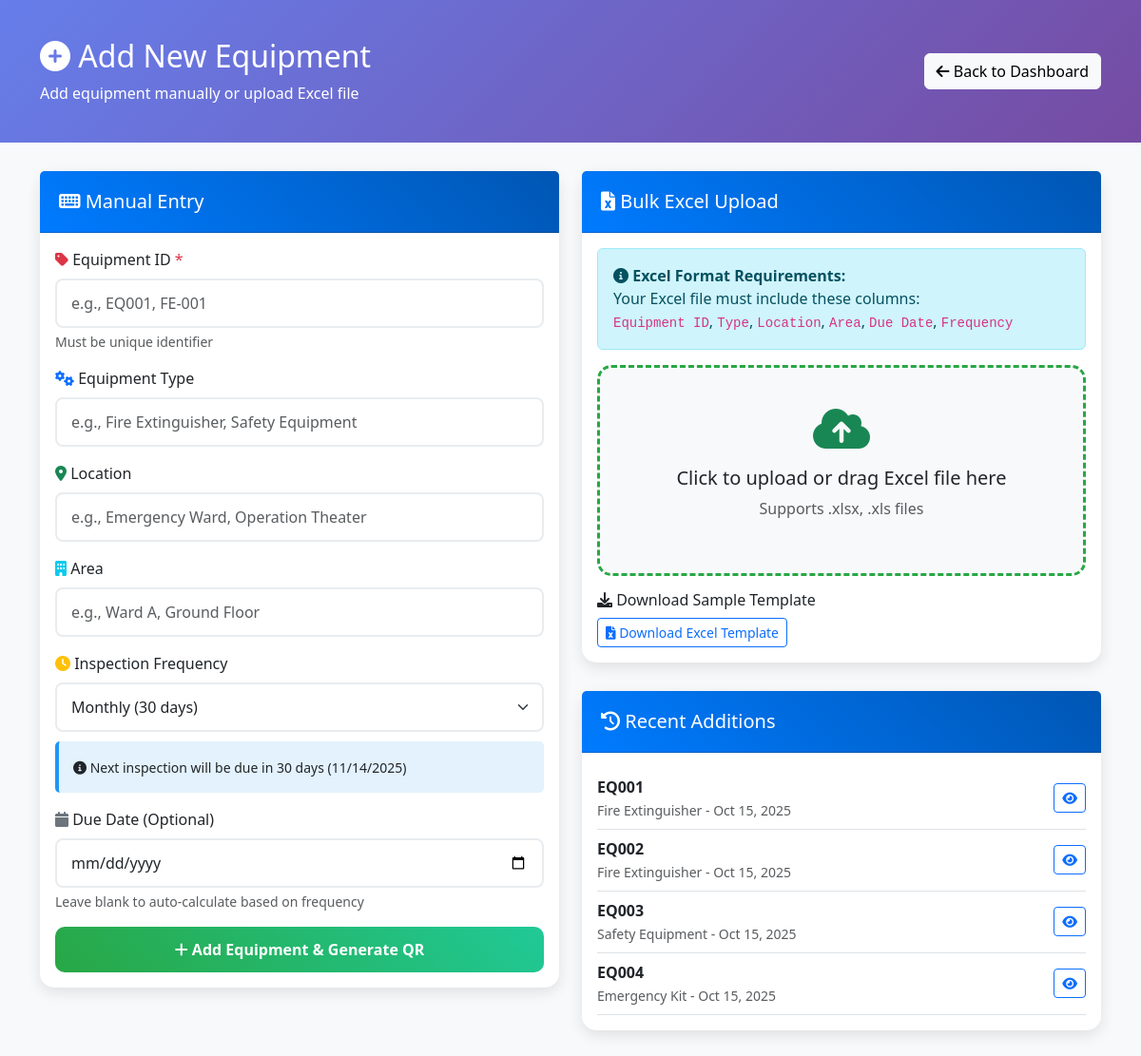
/add-equipment.php, run on the app's committed database.
### tables this page shows
CREATE TABLE equipments (
    id INT AUTO_INCREMENT PRIMARY KEY,
    equipment_id VARCHAR(50) NOT NULL UNIQUE,
    type VARCHAR(100),
    location VARCHAR(100),
    area VARCHAR(100),
    frequency VARCHAR(20),          
    due_date DATE NOT NULL,
    created_at DATETIME DEFAULT CURRENT_TIMESTAMP,
    updated_at DATETIME DEFAULT CURRENT_TIMESTAMP
);

### config.php (called while the page is built, shortened)
<?php
class Database {
    private $connection;
    public function __construct() {
        try {
            $this->connection = new PDO(
                "mysql:host=" . DB_HOST . ";dbname=" . DB_NAME,
                DB_USER,
                DB_PASS,
                [
                    PDO::ATTR_ERRMODE => PDO::ERRMODE_EXCEPTION,
                    PDO::ATTR_DEFAULT_FETCH_MODE => PDO::FETCH_ASSOC
                ]
            );
        } catch(PDOException $e) {
            die("Connection failed: " . $e->getMessage());
        }
    }
    public function query($sql, $params = []) {
        $stmt = $this->connection->prepare($sql);
        $stmt->execute($params);
        return $stmt;
    }
    public function fetchAll($sql, $params = []) {
        return $this->query($sql, $params)->fetchAll();
    }
}
function formatDate($date) {
    return date('M d, Y', strtotime($date));
}
$db = new Database();
?>

### add-equipment.php (the view, shortened to what this page needs)
<?php
require_once 'config.php';
?>
<!DOCTYPE html>
<html lang="en">
<head>
    <link href="https://cdn.jsdelivr.net/npm/bootstrap@5.3.0/dist/css/bootstrap.min.css" rel="stylesheet">
    <link href="https://cdnjs.cloudflare.com/ajax/libs/font-awesome/6.0.0/css/all.min.css" rel="stylesheet">
</head>
<body>
    <div class="page-header">
        <div class="container">
            <div class="row align-items-center">
                <div class="col-md-6">
                    <h2><i class="fas fa-plus-circle"></i> Add New Equipment</h2>
                    <p class="mb-0">Add equipment manually or upload Excel file</p>
                </div>
                <div class="col-md-6 text-md-end">
                    <a href="index.php" class="btn btn-light">
                        <i class="fas fa-arrow-left"></i> Back to Dashboard
                    </a>
                </div>
            </div>
        </div>
    </div>
    <div class="container">
        <div class="row">
            <div class="col-lg-6">
                <div class="add-card card">
                    <div class="card-header">
                        <h5 class="mb-0"><i class="fas fa-keyboard"></i> Manual Entry</h5>
                    </div>
                    <div class="card-body">
                        <form method="POST" action="" id="manualForm">
                            <div class="mb-3">
                                <label for="equipment_id" class="form-label">
                                    <i class="fas fa-tag text-danger"></i> Equipment ID <span class="text-danger">*</span>
                                </label>
                                <input type="text" class="form-control" id="equipment_id" name="equipment_id"
                                       placeholder="e.g., EQ001, FE-001" required>
                                <div class="form-text">Must be unique identifier</div>
                            </div>
                            <div class="mb-3">
                                <label for="type" class="form-label">
                                    <i class="fas fa-cogs text-primary"></i> Equipment Type
                                </label>
                                <input type="text" class="form-control" id="type" name="type"
                                       placeholder="e.g., Fire Extinguisher, Safety Equipment">
                            </div>
                            <div class="mb-3">
                                <label for="location" class="form-label">
                                    <i class="fas fa-map-marker-alt text-success"></i> Location
                                </label>
                                <input type="text" class="form-control" id="location" name="location"
                                       placeholder="e.g., Emergency Ward, Operation Theater">
                            </div>
                            <div class="mb-3">
                                <label for="area" class="form-label">
                                    <i class="fas fa-building text-info"></i> Area
                                </label>
                                <input type="text" class="form-control" id="area" name="area"
                                       placeholder="e.g., Ward A, Ground Floor">
                            </div>
                            <div class="mb-3">
                                <label for="frequency" class="form-label">
                                    <i class="fas fa-clock text-warning"></i> Inspection Frequency
                                </label>
                                <select class="form-select" id="frequency" name="frequency" onchange="updateDueDate()">
                                    <option value="Monthly" selected>Monthly (30 days)</option>
                                </select>
                                <div class="frequency-info">
                                    <small><i class="fas fa-info-circle"></i>
                                    <span id="frequency-text">Next inspection will be due in 30 days from today</span>
                                    </small>
                                </div>
                            </div>
                            <div class="mb-3">
                                <label for="due_date" class="form-label">
                                    <i class="fas fa-calendar text-secondary"></i> Due Date (Optional)
                                </label>
                                <input type="date" class="form-control" id="due_date" name="due_date">
                                <div class="form-text">Leave blank to auto-calculate based on frequency</div>
                            </div>
                            <button type="submit" class="btn btn-add w-100">
                                <i class="fas fa-plus"></i> Add Equipment & Generate QR
                            </button>
                        </form>
                    </div>
                </div>
            </div>
            <div class="col-lg-6">
                <div class="add-card card">
                    <div class="card-header">
                        <h5 class="mb-0"><i class="fas fa-file-excel"></i> Bulk Excel Upload</h5>
                    </div>
                    <div class="card-body">
                        <div class="alert alert-info">
                            <i class="fas fa-info-circle"></i>
                            <strong>Excel Format Requirements:</strong><br>
                            Your Excel file must include these columns:<br>
                            <code>Equipment ID</code>, <code>Type</code>, <code>Location</code>,
                            <code>Area</code>, <code>Due Date</code>, <code>Frequency</code>
                        </div>
                        <div class="upload-area" id="uploadArea" onclick="document.getElementById('excelFile').click()">
                            <i class="fas fa-cloud-upload-alt fa-3x text-success mb-3"></i>
                            <h5>Click to upload or drag Excel file here</h5>
                            <p class="text-muted">Supports .xlsx, .xls files</p>
                        </div>
                        <div class="mt-3">
                            <h6><i class="fas fa-download"></i> Download Sample Template</h6>
                            <button class="btn btn-outline-primary btn-sm" onclick="downloadTemplate()">
                                <i class="fas fa-file-excel"></i> Download Excel Template
                            </button>
                        </div>
                    </div>
                </div>
                <div class="add-card card">
                    <div class="card-header">
                        <h5 class="mb-0"><i class="fas fa-history"></i> Recent Additions</h5>
                    </div>
                    <div class="card-body">
                        <div id="recentEquipment">
                            <?php
                            $recent = $db->fetchAll("SELECT * FROM equipments ORDER BY created_at DESC LIMIT 5");
                            if ($recent):
                            ?>
                                <?php foreach ($recent as $eq): ?>
                                    <div class="d-flex justify-content-between align-items-center border-bottom py-2">
                                        <div>
                                            <strong><?php echo $eq['equipment_id']; ?></strong><br>
                                            <small class="text-muted"><?php echo $eq['type'] ?: 'No type'; ?> - <?php echo formatDate($eq['created_at']); ?></small>
                                        </div>
                                        <a href="index.php?id=<?php echo $eq['equipment_id']; ?>" class="btn btn-sm btn-outline-primary">
                                            <i class="fas fa-eye"></i>
                                        </a>
                                    </div>
                                <?php endforeach; ?>
                            <?php else: ?>
                                <p class="text-muted text-center">No equipment added yet</p>
                            <?php endif; ?>
                        </div>
                    </div>
                </div>
            </div>
        </div>
    </div>
</body>
</html>

### add-equipment.php (style rules this page uses)
body { background-color: #f8f9fa; }
.page-header { background: linear-gradient(135deg, #667eea 0%, #764ba2 100%); color: white; padding: 40px 0; margin-bottom: 30px; }
.add-card { border: none; border-radius: 15px; box-shadow: 0 5px 15px rgba(0,0,0,0.1); margin-bottom: 30px; }
.card-header { background: linear-gradient(45deg, #007bff, #0056b3); color: white; border-radius: 15px 15px 0 0; padding: 20px; }
.form-control, .form-select { border-radius: 8px; border: 2px solid #e9ecef; padding: 12px 15px; }
.btn-add { background: linear-gradient(45deg, #28a745, #20c997); border: none; border-radius: 10px; padding: 12px 30px; font-weight: 600; color: white; }
.upload-area { border: 3px dashed #28a745; border-radius: 15px; padding: 40px; text-align: center; background: #f8f9fa; transition: all 0.3s ease; cursor: pointer; }
.frequency-info { background: #e3f2fd; border-left: 4px solid #2196f3; padding: 15px; border-radius: 5px; margin-top: 10px; }

### data on the page
equipments: equipment "EQ001", type "Fire Extinguisher", created_at "Oct 15, 2025"
equipments: equipment "EQ002", type "Fire Extinguisher", created_at "Oct 15, 2025"
equipments: equipment "EQ003", type "Safety Equipment", created_at "Oct 15, 2025"
equipments: equipment "EQ004", type "Emergency Kit", created_at "Oct 15, 2025"
